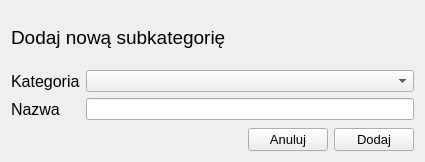
<?xml version="1.0" encoding="UTF-8"?>
<ui version="4.0">
 <class>NewSubcategoryWindow</class>
 <widget class="QWidget" name="NewSubcategoryWindow">
  <property name="geometry">
   <rect>
    <x>0</x>
    <y>0</y>
    <width>425</width>
    <height>162</height>
   </rect>
  </property>
  <property name="windowTitle">
   <string>Form</string>
  </property>
  <layout class="QVBoxLayout" name="verticalLayout">
   <item>
    <widget class="QLabel" name="label">
     <property name="font">
      <font>
       <pointsize>14</pointsize>
      </font>
     </property>
     <property name="text">
      <string>Dodaj nową subkategorię</string>
     </property>
    </widget>
   </item>
   <item>
    <layout class="QFormLayout" name="formLayout">
     <item row="0" column="0">
      <widget class="QLabel" name="label_2">
       <property name="font">
        <font>
         <pointsize>12</pointsize>
        </font>
       </property>
       <property name="text">
        <string>Kategoria</string>
       </property>
      </widget>
     </item>
     <item row="0" column="1">
      <widget class="QComboBox" name="comboBox"/>
     </item>
     <item row="1" column="0">
      <widget class="QLabel" name="label_3">
       <property name="font">
        <font>
         <pointsize>12</pointsize>
        </font>
       </property>
       <property name="text">
        <string>Nazwa</string>
       </property>
      </widget>
     </item>
     <item row="1" column="1">
      <widget class="QLineEdit" name="lineEdit"/>
     </item>
    </layout>
   </item>
   <item>
    <layout class="QHBoxLayout" name="horizontalLayout">
     <item>
      <spacer name="horizontalSpacer">
       <property name="orientation">
        <enum>Qt::Horizontal</enum>
       </property>
       <property name="sizeHint" stdset="0">
        <size>
         <width>40</width>
         <height>20</height>
        </size>
       </property>
      </spacer>
     </item>
     <item>
      <widget class="QPushButton" name="pushButton_Canel">
       <property name="font">
        <font>
         <pointsize>10</pointsize>
        </font>
       </property>
       <property name="text">
        <string>Anuluj</string>
       </property>
      </widget>
     </item>
     <item>
      <widget class="QPushButton" name="pushButton_Commit">
       <property name="font">
        <font>
         <pointsize>10</pointsize>
        </font>
       </property>
       <property name="text">
        <string>Dodaj</string>
       </property>
      </widget>
     </item>
    </layout>
   </item>
  </layout>
 </widget>
 <resources/>
 <connections/>
</ui>
